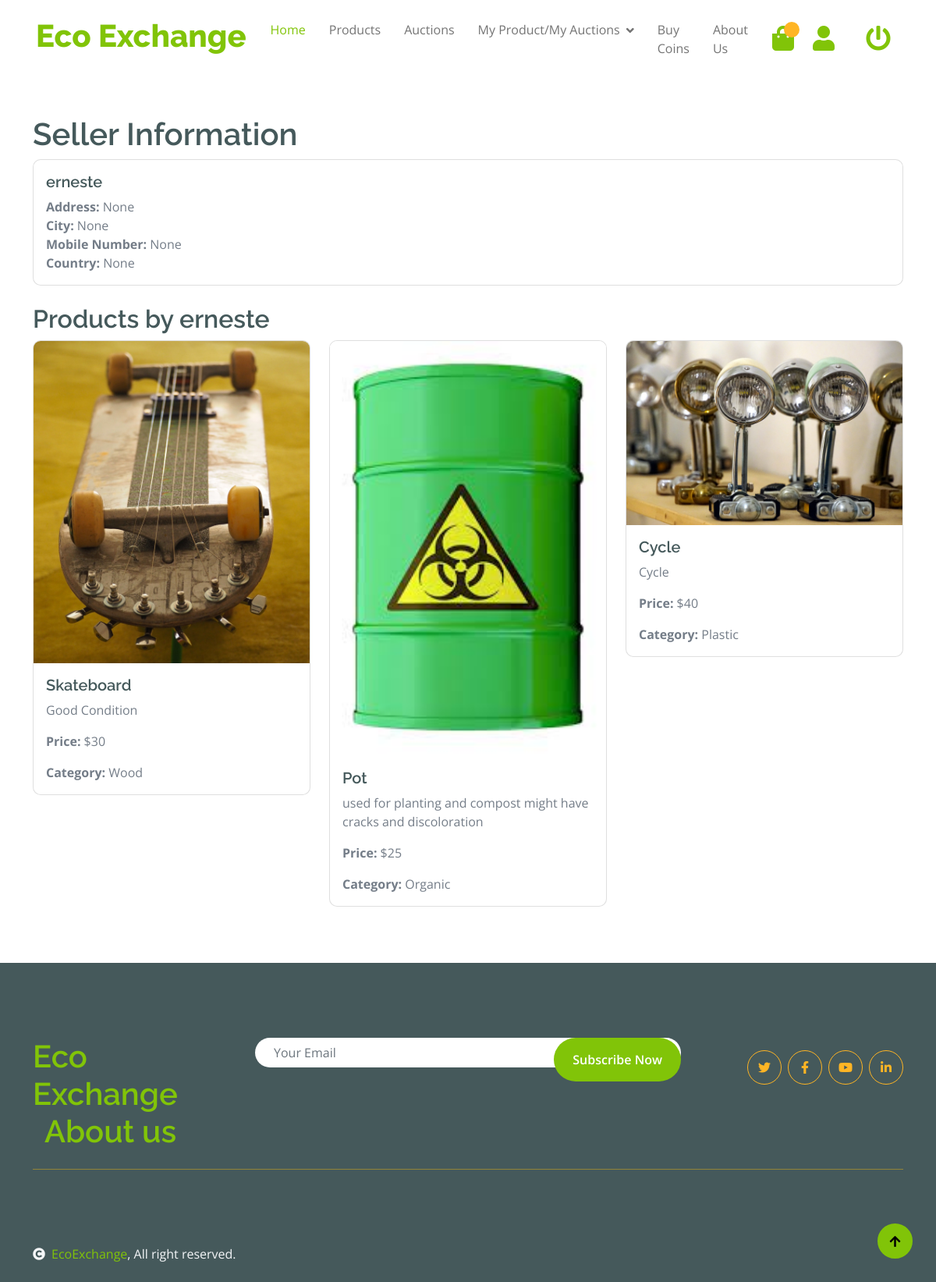
The app's page /seller/2/, older data.
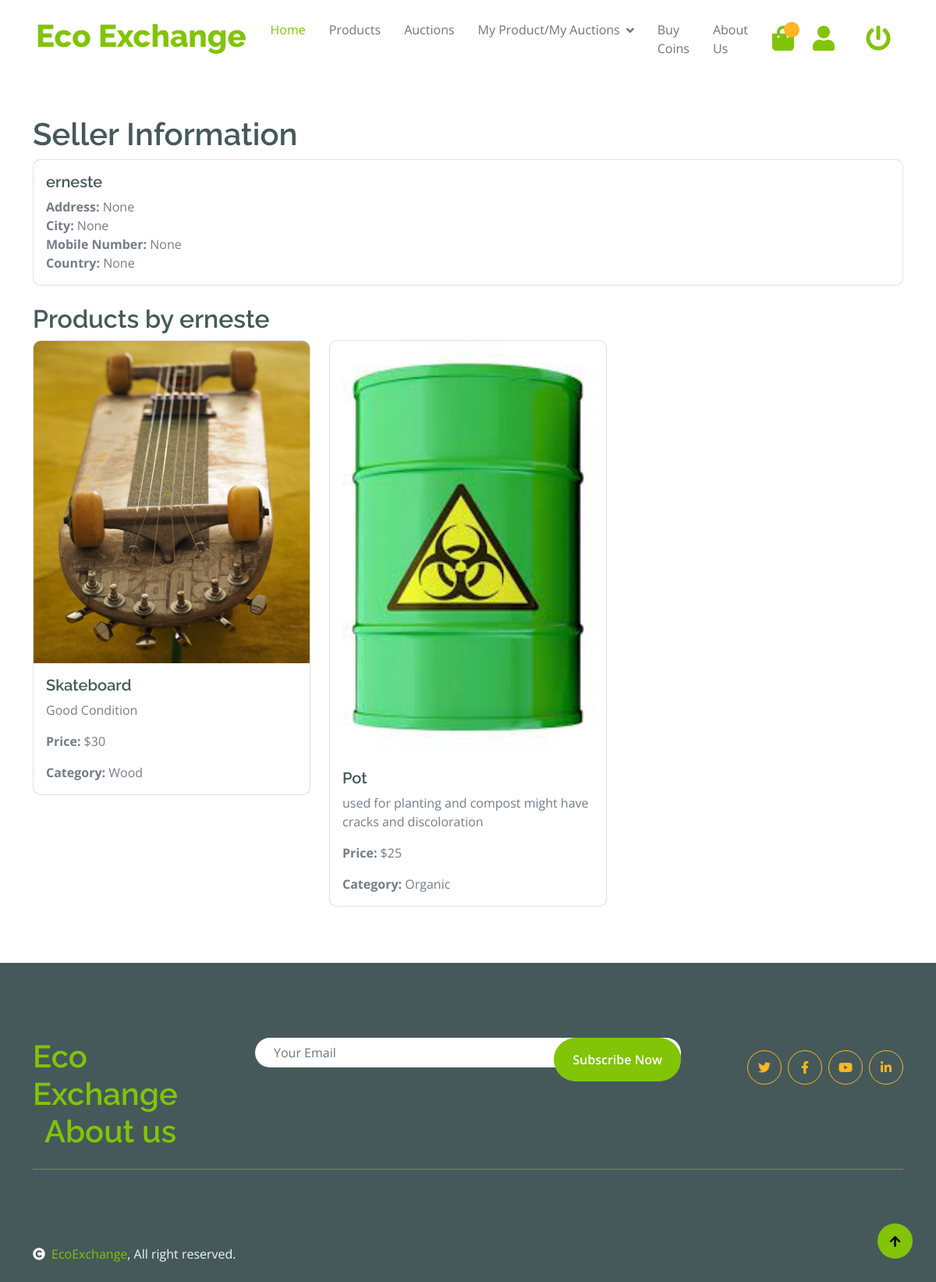
The same page, newer data.
### user_details/models.py (models this page shows)
class Member(User):
    address = models.TextField(null=True, blank=True)
    city = models.CharField(max_length=200, null=True, blank=True)
    mobile_no = PhoneNumberField(unique=True, null=True, blank=True)
    country = models.CharField(max_length=200, null=True, blank=True)
    coin_balance = models.IntegerField(default=0)

### product/models.py (models this page shows, shortened)
class Product(models.Model):
    CATEGORY_CHOICES = [
        ('PAPER', 'Paper'),
        ('PLASTIC', 'Plastic'),
        ('GLASS', 'Glass'),
        ('METAL', 'Metal'),
        ('ELECTRONICS', 'Electronics'),
        ('ORGANIC', 'Organic'),
        ('TEXTILES', 'Textiles'),
        ('BATTERIES', 'Batteries'),
        ('WOOD', 'Wood'),
        ('RUBBER', 'Rubber'),
        ('MIXED_MATERIALS', 'Mixed Materials'),
    ]
    product_id = models.AutoField(primary_key=True)
    product_name = models.CharField(max_length=255)
    product_description = models.TextField()
    image = models.ImageField(upload_to='img/')
    quantity = models.IntegerField(validators=[MinValueValidator(0)])
    price = models.IntegerField()
    category = models.CharField(max_length=50, choices=CATEGORY_CHOICES)
    user = models.ForeignKey(Member, on_delete=models.CASCADE)

### user_details/views.py (the view)
# urls.py: path('seller/<int:user_id>/', views.seller_desc_view, name='seller_desc'),
def seller_desc_view(request, user_id):
    seller = get_object_or_404(Member, id=user_id)
    products = Product.objects.filter(user=seller)
    return render(request, 'user_details/seller_desc.html', {'seller': seller, 'products': products})

### user_details/templates/user_details/seller_desc.html
{% extends 'product/base.html' %}
{% load static %}
{% block body %}
<div class="container mt-5">
    <h1>Seller Information</h1>
    <div class="card mb-4">
        <div class="card-body">
            <h5 class="card-title">{{ seller.username }}</h5>
            <p class="card-text">
                <strong>Address:</strong> {{ seller.address }}<br>
                <strong>City:</strong> {{ seller.city }}<br>
                <strong>Mobile Number:</strong> {{ seller.mobile_no }}<br>
                <strong>Country:</strong> {{ seller.country }}<br>
            </p>
        </div>
    </div>
    <h2>Products by {{ seller.username }}</h2>
    <div class="row">
        {% for product in products %}
            <div class="col-md-4 mb-4">
                <div class="card">
                    <img src="{{ product.image.url }}" class="card-img-top" alt="{{ product.product_name }}">
                    <div class="card-body">
                        <h5 class="card-title">{{ product.product_name }}</h5>
                        <p class="card-text">{{ product.product_description }}</p>
                        <p class="card-text"><strong>Price:</strong> ${{ product.price }}</p>
                        <p class="card-text"><strong>Category:</strong> {{ product.get_category_display }}</p>
                    </div>
                </div>
            </div>
        {% endfor %}
    </div>
</div>
{% endblock %}

### product/templates/product/base.html (shortened to what this page needs)
{% load static %}
<!DOCTYPE html>
<html lang="en">
    <head>
        <link rel="stylesheet" href="https://stackpath.bootstrapcdn.com/bootstrap/4.5.2/css/bootstrap.min.css">
        <link rel="stylesheet" href="https://use.fontawesome.com/releases/v5.15.4/css/all.css"/>
        <link href="https://cdn.jsdelivr.net/npm/bootstrap-icons@1.4.1/font/bootstrap-icons.css" rel="stylesheet">
        <link href="{% static 'product/lib/lightbox/css/lightbox.min.css' %}" rel="stylesheet">
        <link href="{% static 'product/lib/owlcarousel/assets/owl.carousel.min.css' %}" rel="stylesheet">
        <link href="https://cdn.jsdelivr.net/npm/flatpickr/dist/flatpickr.min.css" rel="stylesheet">
        <link href="{% static 'product/css/bootstrap.min.css' %}" rel="stylesheet">
        <link href="{% static 'product/css/style.css' %}" rel="stylesheet">
    </head>
    <body>
        <div class="container-fluid fixed-top">
            <div class="container px-0">
                <nav class="navbar navbar-light bg-white navbar-expand-xl">
                    <a href="{% url 'homepage' %}" class="navbar-brand"><h1 class="text-primary display-6">Eco Exchange</h1></a>
                    <div class="collapse navbar-collapse bg-white" id="navbarCollapse">
                        <div class="navbar-nav mx-auto">
                            <a href="{% url 'homepage' %}" class="nav-item nav-link active">Home</a>
                            <a href="{% url 'products' %}" class="nav-item nav-link">Products</a>
                            <a href="{% url 'all_auctions' %}" class="nav-item nav-link">Auctions</a>
                            <div class="nav-item dropdown">
                                <a href="#" class="nav-link dropdown-toggle" data-bs-toggle="dropdown">My Product/My Auctions</a>
                            </div>
                            <a href="{% url 'user_details:buy_coins' %}" class="nav-item nav-link">Buy Coins</a>
                            <a href="{% url 'aboutus' %}" class="nav-item nav-link">About Us</a>
                        </div>
                        <div class="d-flex m-3 me-0">
                            <a href="{% url 'cart_detail' %}" class="position-relative me-4 my-auto">
                                <i class="fa fa-shopping-bag fa-2x"></i>
                                <span class="position-absolute bg-secondary rounded-circle d-flex align-items-center justify-content-center text-dark px-1" style="top: -5px; left: 15px; height: 20px; min-width: 20px;"></span>
                            </a>
                            <a href="{% url 'dashboard' section="home" %}" class="my-auto">
                                <i class="fas fa-user fa-2x"></i>
                            </a>
                            <a href="{% url 'user_details:logout' %}" class="my-auto div-space">
    <i class="fas fa-power-off fa-2x"></i>
</a>
                        </div>
                    </div>
                </nav>
            </div>
        </div>
<div class="container-fluid" style="padding-top: 100px;">
        {% block body %}
        {% endblock %}
    </div>
        <div class="container-fluid bg-dark text-white-50 footer pt-5 mt-5">
            <div class="container py-5">
                <div class="pb-4 mb-4" style="border-bottom: 1px solid rgba(226, 175, 24, 0.5) ;">
                    <div class="row g-4">
                        <div class="col-lg-3">
                            <a href="#">
                                <h1 class="text-primary mb-0">Eco Exchange</h1>
                            </a>
                        </div>
                        <div class="col-lg-6">
                            <div class="position-relative mx-auto">
                                <input class="form-control border-0 w-100 py-3 px-4 rounded-pill" type="number" placeholder="Your Email">
                                <button type="submit" class="btn btn-primary border-0 border-secondary py-3 px-4 position-absolute rounded-pill text-white" style="top: 0; right: 0;">Subscribe Now</button>
                            </div>
                        </div>
                        <div class="col-lg-3">
                            <div class="d-flex justify-content-end pt-3">
                                <a class="btn  btn-outline-secondary me-2 btn-md-square rounded-circle" href=""><i class="fab fa-twitter"></i></a>
                                <a class="btn btn-outline-secondary me-2 btn-md-square rounded-circle" href=""><i class="fab fa-facebook-f"></i></a>
                                <a class="btn btn-outline-secondary me-2 btn-md-square rounded-circle" href=""><i class="fab fa-youtube"></i></a>
                                <a class="btn btn-outline-secondary btn-md-square rounded-circle" href=""><i class="fab fa-linkedin-in"></i></a>
                            </div>
                        </div>
                    </div>
                    <div class="col-lg-3">
                            <a href="/aboutus/">
                                <h1 class="text-primary mb-0">About us</h1>
                            </a>
                        </div>
                </div>
        </div>
        </div>
        <div class="container-fluid copyright bg-dark py-4">
            <div class="container">
                <div class="row">
                    <div class="col-md-6 text-center text-md-start mb-3 mb-md-0">
                        <span class="text-light"><a href="#"><i class="fas fa-copyright text-light me-2"></i>EcoExchange</a>, All right reserved.</span>
                    </div>
                </div>
            </div>
        </div>
        <a href="#" class="btn btn-primary border-3 border-primary rounded-circle back-to-top"><i class="fa fa-arrow-up"></i></a>
    </body>
</html>

### product/static/product/css/style.css (style rules this page uses)
.form-control { display: block; width: 100%; height: calc(1.5em + 0.75rem + 2px); padding: 0.375rem 0.75rem; font-size: 1rem; font-weight: 400; line-height: 1.5; color: black; background-color: #fff; background-clip: padding-box; border: 1px solid #ced4da; border-radius: 0.25rem; transition: border-color 0.15s ease-in-out, box-shadow 0.15s ease-in-out; }
.back-to-top { position: fixed; right: 30px; bottom: 30px; display: flex; width: 45px; height: 45px; align-items: center; justify-content: center; transition: 0.5s; z-index: 99; }
.btn { font-weight: 600; transition: .5s; }
.btn-md-square { width: 44px; height: 44px; }
.btn-square, .btn-sm-square, .btn-md-square, .btn-lg-square { padding: 0; display: flex; align-items: center; justify-content: center; font-weight: normal; }
.div-space { margin-bottom: 30px; margin-left: 20px; padding: 20px; }
.btn.border-secondary { transition: 0.5s; }
.fixed-top { transition: 0.5s; background: var(--bs-white); border: 0; }
.navbar .navbar-nav .nav-link { padding: 10px 15px; font-size: 16px; transition: .5s; }
.navbar { height: 100px; border-bottom: 1px solid rgba(255, 255, 255, .1); }
.navbar .navbar-nav .nav-link:hover, .navbar .navbar-nav .nav-link.active, .fixed-top.bg-white .navbar .navbar-nav .nav-link:hover, .fixed-top.bg-white .navbar .navbar-nav .nav-link.active { color: var(--bs-primary); }
.py-5 { padding-top: 3rem !important; }
.navbar .dropdown-toggle::after { border: none; content: "\f107"; font-family: "Font Awesome 5 Free"; font-weight: 700; vertical-align: middle; margin-left: 8px; }

Row changes from the older to the newer data that the page shows:
removed Product: image (picture), product_name "Cycle", product_description "Cycle", price "40", category "Plastic"
